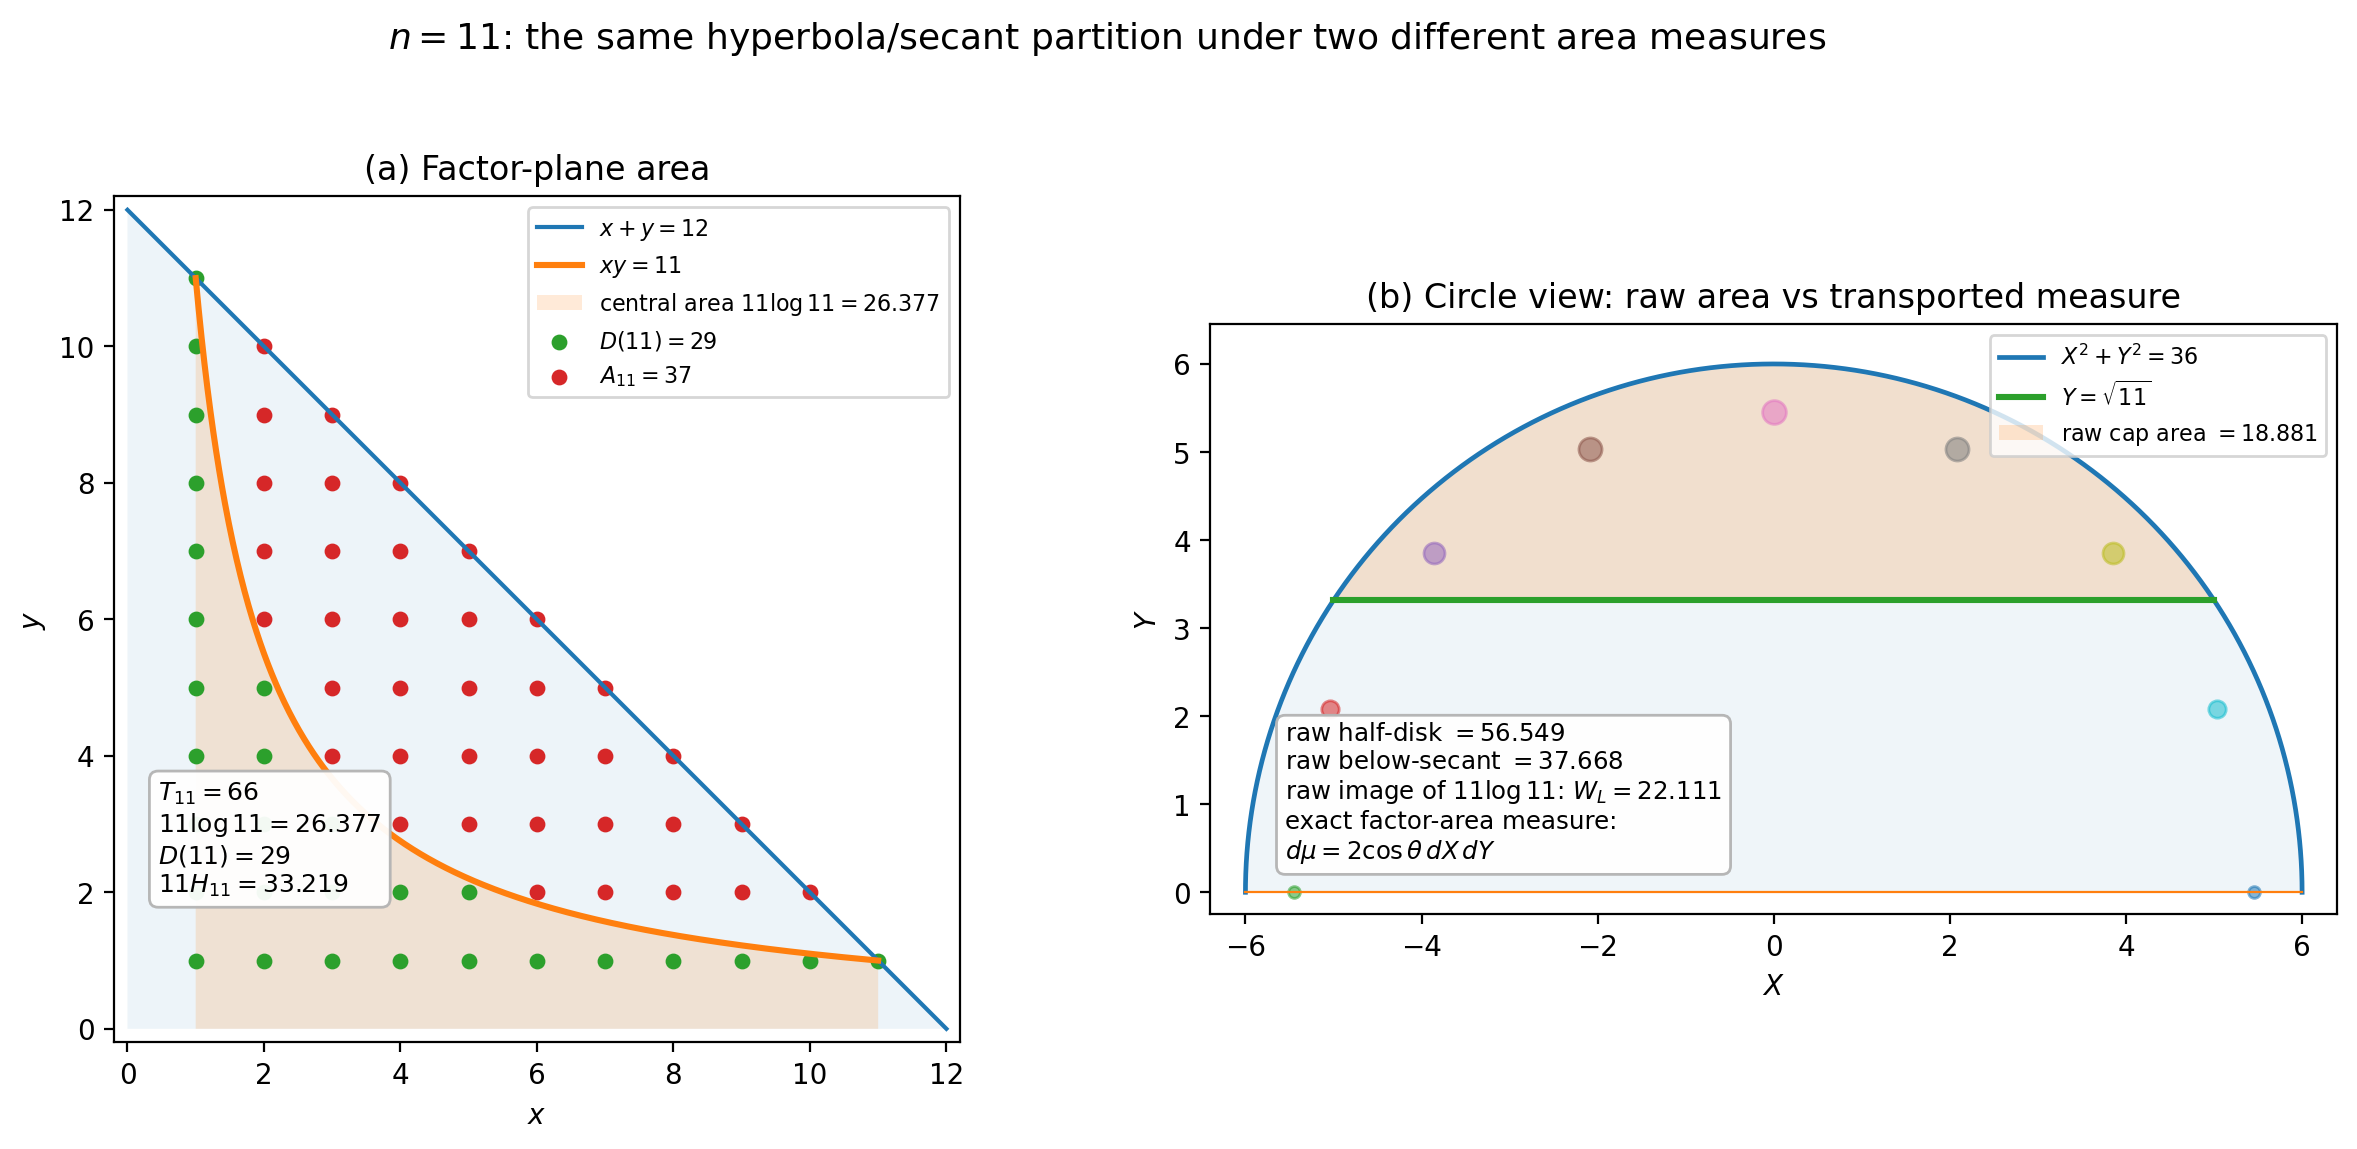

Write the Python code that produced this figure.
#!/usr/bin/env python3
"""Two-panel area-measure comparison for the n=11 shell.

Left: factor-plane triangle x+y<=12 with xy=11.
Right: flat (X,Y) half-disk of radius 6 with secant Y=sqrt(11).

The figure distinguishes ordinary factor-plane area, raw Euclidean circle area,
and the exact transported factor-area measure

    dmu = 2 cos(theta) dX dY.

No claim identifies raw circle area with divisor counts.
"""

import math
from pathlib import Path

import matplotlib.pyplot as plt
import numpy as np

n = 11
S = n + 1
R = S / 2
sqrt_n = math.sqrt(n)
D = sum(n // k for k in range(1, n + 1))
Tn = n * (n + 1) // 2
An = Tn - D
Hn = sum(1.0 / k for k in range(1, n + 1))
nHn = n * Hn
nlogn = n * math.log(n)

theta_n = math.acos(2 * sqrt_n / (n + 1))
A_half = math.pi * R * R / 2
A_cap = R * R * theta_n - (n - 1) * sqrt_n / 2
A_below = A_half - A_cap
W_L = (2.0 / 3.0) * (n - 1) * sqrt_n

fig, (ax1, ax2) = plt.subplots(1, 2, figsize=(12.6, 5.8))

# ---------------------------------------------------------------
# Panel (a): factor plane
# ---------------------------------------------------------------
x_shell = np.linspace(0, S, 600)
y_shell = S - x_shell
ax1.plot(x_shell, y_shell, lw=1.5, label=r"$x+y=12$")
ax1.fill_between(x_shell, 0, y_shell, alpha=0.08)

x_h = np.linspace(1, n, 700)
y_h = n / x_h
ax1.plot(x_h, y_h, lw=2.2, label=r"$xy=11$")

# continuous below-hyperbola central region giving n log n
ax1.fill_between(x_h, 0, y_h, alpha=0.16,
                 label=rf"central area $11\log 11={nlogn:.3f}$")

# discrete divisor lattice
pts = [(x, y) for x in range(1, S) for y in range(1, S - x + 1)]
Dp = [(x, y) for x, y in pts if x * y <= n]
Ap = [(x, y) for x, y in pts if x * y > n]
ax1.scatter([p[0] for p in Dp], [p[1] for p in Dp], s=22,
            label=rf"$D(11)={D}$")
ax1.scatter([p[0] for p in Ap], [p[1] for p in Ap], s=22,
            label=rf"$A_{{11}}={An}$")

ax1.set_xlim(-0.2, S + 0.2)
ax1.set_ylim(-0.2, S + 0.2)
ax1.set_aspect("equal")
ax1.set_xlabel("$x$")
ax1.set_ylabel("$y$")
ax1.set_title("(a) Factor-plane area")
ax1.legend(fontsize=8, loc="upper right")

factor_text = (
    rf"$T_{{11}}={Tn}$" "\n"
    rf"$11\log 11={nlogn:.3f}$" "\n"
    rf"$D(11)={D}$" "\n"
    rf"$11H_{{11}}={nHn:.3f}$"
)
ax1.text(0.45, 2.0, factor_text, fontsize=9,
         bbox=dict(boxstyle="round,pad=0.35", fc="white", ec="0.7", alpha=0.95))

# ---------------------------------------------------------------
# Panel (b): flat circle view
# ---------------------------------------------------------------
t = np.linspace(0, math.pi, 800)
Xc = R * np.cos(t)
Yc = R * np.sin(t)
ax2.plot(Xc, Yc, lw=1.7, label=r"$X^2+Y^2=36$")
ax2.plot([-R, R], [0, 0], lw=0.8)

Xs = np.linspace(-(n - 1) / 2, (n - 1) / 2, 500)
Ys = np.full_like(Xs, sqrt_n)
ax2.plot(Xs, Ys, lw=2.2, label=r"$Y=\sqrt{11}$")

# raw Euclidean regions
xc_fill = np.linspace(-R, R, 1000)
ycircle = np.sqrt(np.maximum(0, R * R - xc_fill * xc_fill))
ax2.fill_between(xc_fill, 0, ycircle, alpha=0.07)
mask = np.abs(xc_fill) <= (n - 1) / 2
ax2.fill_between(xc_fill[mask], sqrt_n, ycircle[mask],
                 where=ycircle[mask] >= sqrt_n, alpha=0.18,
                 label=rf"raw cap area $={A_cap:.3f}$")

# angular weight annotation
th = np.linspace(-math.pi / 2, math.pi / 2, 9)
rr = 5.45
for ang in th:
    x0 = rr * math.sin(ang)
    y0 = rr * math.cos(ang)
    w = max(0.0, math.cos(ang))
    ax2.scatter([x0], [y0], s=18 + 55 * w, alpha=0.55)

ax2.set_xlim(-R - 0.4, R + 0.4)
ax2.set_ylim(-0.25, R + 0.45)
ax2.set_aspect("equal")
ax2.set_xlabel("$X$")
ax2.set_ylabel("$Y$")
ax2.set_title("(b) Circle view: raw area vs transported measure")
ax2.legend(fontsize=8, loc="upper right")

circle_text = (
    rf"raw half-disk $={A_half:.3f}$" "\n"
    rf"raw below-secant $={A_below:.3f}$" "\n"
    rf"raw image of $11\log 11$: $W_L={W_L:.3f}$" "\n"
    r"exact factor-area measure:" "\n"
    r"$d\mu=2\cos\theta\,dX\,dY$"
)
ax2.text(-5.55, 0.38, circle_text, fontsize=8.8,
         bbox=dict(boxstyle="round,pad=0.35", fc="white", ec="0.7", alpha=0.95))

fig.suptitle(
    r"$n=11$: the same hyperbola/secant partition under two different area measures",
    fontsize=13,
)
fig.tight_layout(rect=(0, 0, 1, 0.95))

out = Path(__file__).resolve().parent
fig.savefig(out / "fig_area_measure_11_2panel.png", dpi=200,
            bbox_inches="tight", facecolor="white")
fig.savefig(out / "fig_area_measure_11_2panel.pdf",
            bbox_inches="tight", facecolor="white")
print("done:", out / "fig_area_measure_11_2panel.png")
